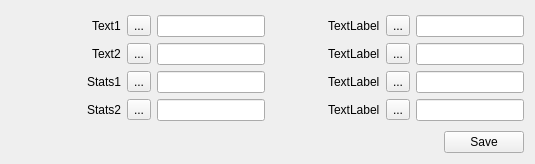
<?xml version="1.0" encoding="UTF-8"?>
<ui version="4.0">
 <class>Theme</class>
 <widget class="QWidget" name="Theme">
  <property name="windowModality">
   <enum>Qt::NonModal</enum>
  </property>
  <property name="geometry">
   <rect>
    <x>0</x>
    <y>0</y>
    <width>535</width>
    <height>164</height>
   </rect>
  </property>
  <property name="sizePolicy">
   <sizepolicy hsizetype="Preferred" vsizetype="Preferred">
    <horstretch>0</horstretch>
    <verstretch>0</verstretch>
   </sizepolicy>
  </property>
  <property name="minimumSize">
   <size>
    <width>100</width>
    <height>0</height>
   </size>
  </property>
  <property name="baseSize">
   <size>
    <width>0</width>
    <height>0</height>
   </size>
  </property>
  <property name="windowTitle">
   <string>Form</string>
  </property>
  <property name="styleSheet">
   <string notr="true"/>
  </property>
  <layout class="QGridLayout" name="gridLayout">
   <property name="bottomMargin">
    <number>6</number>
   </property>
   <property name="spacing">
    <number>6</number>
   </property>
   <item row="0" column="0">
    <layout class="QHBoxLayout" name="r1">
     <item>
      <layout class="QVBoxLayout" name="c1">
       <item>
        <layout class="QHBoxLayout" name="h3_c1">
         <item>
          <spacer name="horizontalSpacer_4">
           <property name="orientation">
            <enum>Qt::Horizontal</enum>
           </property>
           <property name="sizeHint" stdset="0">
            <size>
             <width>40</width>
             <height>20</height>
            </size>
           </property>
          </spacer>
         </item>
         <item>
          <widget class="QLabel" name="label">
           <property name="text">
            <string>Text1</string>
           </property>
          </widget>
         </item>
         <item>
          <widget class="QToolButton" name="text1btn">
           <property name="text">
            <string>...</string>
           </property>
          </widget>
         </item>
         <item>
          <widget class="QLineEdit" name="text1"/>
         </item>
        </layout>
       </item>
       <item>
        <layout class="QHBoxLayout" name="h4_c1">
         <item>
          <spacer name="horizontalSpacer_3">
           <property name="orientation">
            <enum>Qt::Horizontal</enum>
           </property>
           <property name="sizeHint" stdset="0">
            <size>
             <width>40</width>
             <height>20</height>
            </size>
           </property>
          </spacer>
         </item>
         <item>
          <widget class="QLabel" name="label_2">
           <property name="text">
            <string>Text2</string>
           </property>
          </widget>
         </item>
         <item>
          <widget class="QToolButton" name="text2btn">
           <property name="text">
            <string>...</string>
           </property>
          </widget>
         </item>
         <item>
          <widget class="QLineEdit" name="text2"/>
         </item>
        </layout>
       </item>
       <item>
        <layout class="QHBoxLayout" name="h2_c1">
         <item>
          <spacer name="horizontalSpacer_2">
           <property name="orientation">
            <enum>Qt::Horizontal</enum>
           </property>
           <property name="sizeHint" stdset="0">
            <size>
             <width>40</width>
             <height>20</height>
            </size>
           </property>
          </spacer>
         </item>
         <item>
          <widget class="QLabel" name="label_3">
           <property name="text">
            <string>Stats1</string>
           </property>
          </widget>
         </item>
         <item>
          <widget class="QToolButton" name="stats1btn">
           <property name="text">
            <string>...</string>
           </property>
          </widget>
         </item>
         <item>
          <widget class="QLineEdit" name="stats1"/>
         </item>
        </layout>
       </item>
       <item>
        <layout class="QHBoxLayout" name="h1_c1">
         <item>
          <spacer name="horizontalSpacer">
           <property name="orientation">
            <enum>Qt::Horizontal</enum>
           </property>
           <property name="sizeHint" stdset="0">
            <size>
             <width>40</width>
             <height>20</height>
            </size>
           </property>
          </spacer>
         </item>
         <item>
          <widget class="QLabel" name="label_4">
           <property name="text">
            <string>Stats2</string>
           </property>
          </widget>
         </item>
         <item>
          <widget class="QToolButton" name="stats2btn">
           <property name="text">
            <string>...</string>
           </property>
          </widget>
         </item>
         <item>
          <widget class="QLineEdit" name="stats2"/>
         </item>
        </layout>
       </item>
      </layout>
     </item>
     <item>
      <layout class="QVBoxLayout" name="c2">
       <item>
        <layout class="QHBoxLayout" name="h1_c2">
         <item>
          <spacer name="horizontalSpacer_6">
           <property name="orientation">
            <enum>Qt::Horizontal</enum>
           </property>
           <property name="sizeHint" stdset="0">
            <size>
             <width>40</width>
             <height>20</height>
            </size>
           </property>
          </spacer>
         </item>
         <item>
          <widget class="QLabel" name="label_8">
           <property name="text">
            <string>TextLabel</string>
           </property>
          </widget>
         </item>
         <item>
          <widget class="QToolButton" name="toolButton_5">
           <property name="text">
            <string>...</string>
           </property>
          </widget>
         </item>
         <item>
          <widget class="QLineEdit" name="lineEdit_2"/>
         </item>
        </layout>
       </item>
       <item>
        <layout class="QHBoxLayout" name="h2_c2">
         <item>
          <spacer name="horizontalSpacer_7">
           <property name="orientation">
            <enum>Qt::Horizontal</enum>
           </property>
           <property name="sizeHint" stdset="0">
            <size>
             <width>40</width>
             <height>20</height>
            </size>
           </property>
          </spacer>
         </item>
         <item>
          <widget class="QLabel" name="label_7">
           <property name="text">
            <string>TextLabel</string>
           </property>
          </widget>
         </item>
         <item>
          <widget class="QToolButton" name="toolButton_6">
           <property name="text">
            <string>...</string>
           </property>
          </widget>
         </item>
         <item>
          <widget class="QLineEdit" name="lineEdit_3"/>
         </item>
        </layout>
       </item>
       <item>
        <layout class="QHBoxLayout" name="h3_c2">
         <item>
          <spacer name="horizontalSpacer_8">
           <property name="orientation">
            <enum>Qt::Horizontal</enum>
           </property>
           <property name="sizeHint" stdset="0">
            <size>
             <width>40</width>
             <height>20</height>
            </size>
           </property>
          </spacer>
         </item>
         <item>
          <widget class="QLabel" name="label_6">
           <property name="text">
            <string>TextLabel</string>
           </property>
          </widget>
         </item>
         <item>
          <widget class="QToolButton" name="toolButton_7">
           <property name="text">
            <string>...</string>
           </property>
          </widget>
         </item>
         <item>
          <widget class="QLineEdit" name="lineEdit_4"/>
         </item>
        </layout>
       </item>
       <item>
        <layout class="QHBoxLayout" name="h4_c2">
         <item>
          <spacer name="horizontalSpacer_9">
           <property name="orientation">
            <enum>Qt::Horizontal</enum>
           </property>
           <property name="sizeHint" stdset="0">
            <size>
             <width>40</width>
             <height>20</height>
            </size>
           </property>
          </spacer>
         </item>
         <item>
          <widget class="QLabel" name="label_5">
           <property name="text">
            <string>TextLabel</string>
           </property>
          </widget>
         </item>
         <item>
          <widget class="QToolButton" name="toolButton_8">
           <property name="text">
            <string>...</string>
           </property>
          </widget>
         </item>
         <item>
          <widget class="QLineEdit" name="lineEdit"/>
         </item>
        </layout>
       </item>
      </layout>
     </item>
    </layout>
   </item>
   <item row="1" column="0">
    <layout class="QVBoxLayout" name="r2">
     <item>
      <layout class="QHBoxLayout" name="horizontalLayout_2">
       <item>
        <spacer name="horizontalSpacer_5">
         <property name="orientation">
          <enum>Qt::Horizontal</enum>
         </property>
         <property name="sizeHint" stdset="0">
          <size>
           <width>40</width>
           <height>20</height>
          </size>
         </property>
        </spacer>
       </item>
       <item>
        <widget class="QPushButton" name="savetheme">
         <property name="text">
          <string>Save</string>
         </property>
        </widget>
       </item>
      </layout>
     </item>
    </layout>
   </item>
  </layout>
 </widget>
 <resources/>
 <connections/>
</ui>
